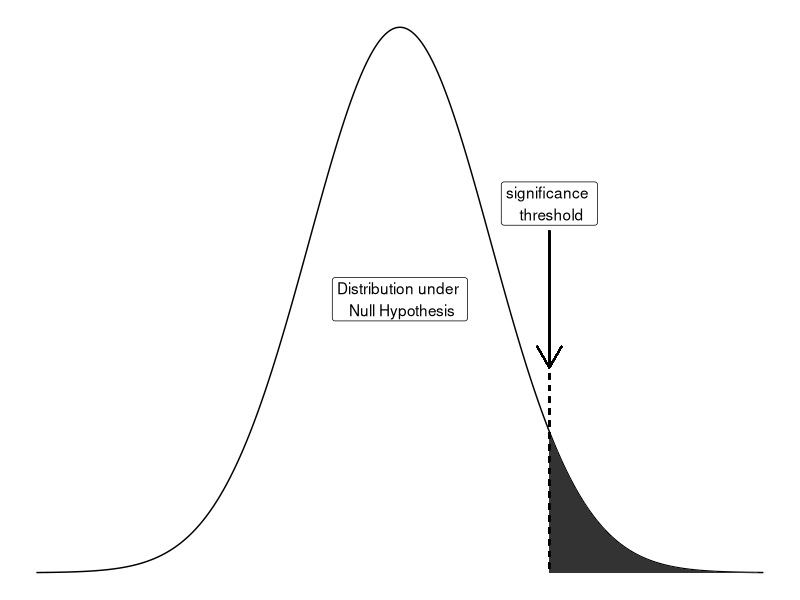
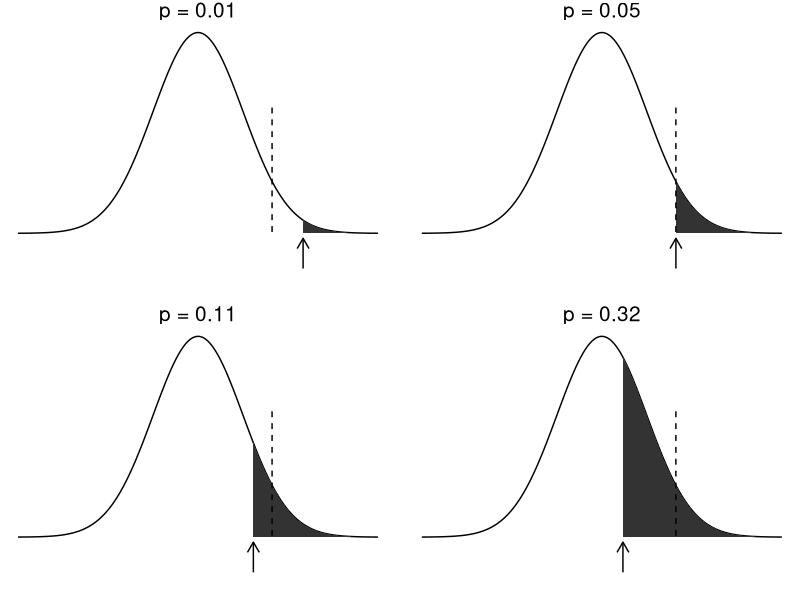
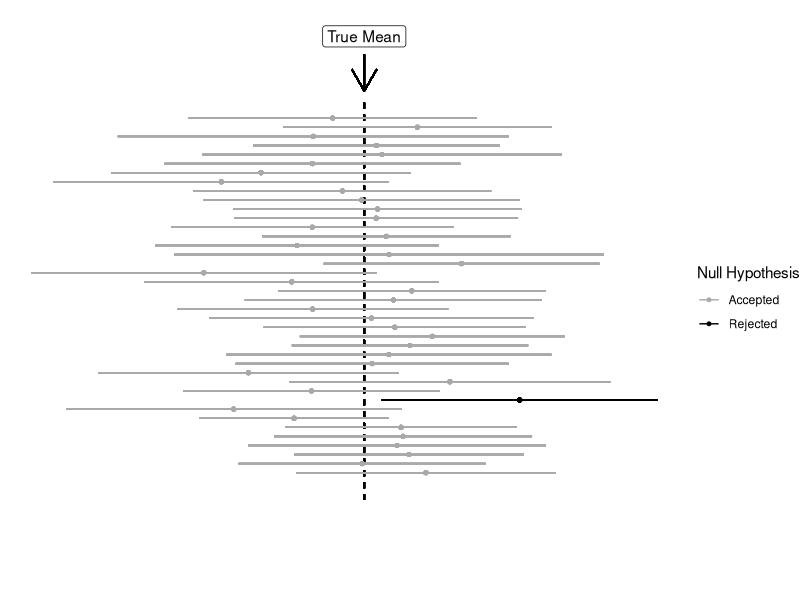

These figures' R source, in order:
## ---- chunk 1
library(ggplot2)
xseq = seq(from = -4, to = 4, length.out = 1000)
dens  = dnorm(xseq)
dat = data.frame(x = xseq,  dens = dens)
q95 = qnorm(0.95)
dat$significant = dat$x > q95
p = ggplot(dat, aes(x = x, y = dens)) +
  geom_line() +
  geom_area(data = dat[dat$significant,]) +
  scale_x_continuous("Value of Random Variable") +
  scale_y_continuous("Density") +
  geom_segment(x = q95, xend = q95, y = 0.25, yend = 0.15, arrow = arrow()) +
  geom_segment(x = q95, xend = q95, y = 0.25, yend = 0, lty = 2) +
  annotate(label = "significance \n threshold", x = q95, y = 0.27, geom = "label") +
  annotate(label = "Distribution under \n Null Hypothesis", x = 0, y = 0.2, geom = "label") +
  theme_void()
p
## ---- chunk 2
library(ggplot2)
library(dplyr)
library(tidyr)
xseq = seq(from = -4, to = 4, length.out = 1000)
dens  = dnorm(xseq)
dat = data.frame(x = xseq,  dens = dens)
dat$p1 = dat$x > qnorm(0.95)
dat$p2 = dat$x > qnorm(0.89)
dat$p3 = dat$x > qnorm(0.68)
dat$p4 = dat$x > qnorm(0.99)
dat = dat %>% pivot_longer(cols = c(p1, p2, p3, p4))
relabel = c(p1 = "p = 0.05", p2 = "p = 0.11", p3 = "p = 0.32", p4 = "p = 0.01")
dat$name = relabel[dat$name]
dat2  = dat %>% group_by(name) %>% summarize(xmin = min(x[value])) 

p = ggplot(dat, aes(x = x, y = dens)) +
  geom_line() +
  geom_area(data = dat[dat$value,]) +
  scale_x_continuous("Value of Random Variable") +
  scale_y_continuous("Density", limit = c(-0.1, NA)) +
  geom_segment(data = dat2, aes(x = xmin, xend = xmin), y = -0.07, yend = -0.01, arrow = arrow(length = unit("0.3", "cm"))) +
  annotate(x = q95, xend = q95, y = 0.25, yend = 0, lty = 2, geom = "segment") +
  facet_wrap("name") +
#  annotate(label = "Distribution under \n Null Hypothesis", x = 0, y = 0.2, geom = "label") +
  theme_void() +
  theme(strip.text.x = element_text(size = 15))
p

## ---- chunk 3
library(ggplot2)
library(data.table)
nrep = 40
n = 20
alpha = 0.05
set.seed(1)

dat = lapply(1:nrep, function(nrep){
x = rnorm(n)
mm = mean(x)
lupper = qnorm(1 - alpha/2)
llower = qnorm(alpha/2)
data.frame(nrep = nrep,
           x    = x,
           mean = mm,
           lower = mm + llower * sd(x)/sqrt(n),
           upper = mm + lupper * sd(x)/sqrt(n)
           )
})

dat = data.table::rbindlist(dat)
dat$outside = ifelse((dat$upper < 0) | (dat$lower > 0),
                     "Rejected",
                     "Accepted")
ggplot(dat) +
  geom_segment(x = 0, xend = 0, y = -2, yend = nrep + 2, lty = 2) +
  geom_segment(x = 0, xend = 0, y = nrep + 7, yend = nrep + 3, arrow = arrow()) +
  annotate(x = 0, y = nrep + 9, label = "True Mean", geom = "label") +
  geom_segment(aes(x = lower, xend = upper, y = nrep, yend = nrep, color = outside)) +
  geom_point(aes(x = mean, y = nrep, color = outside), size = 1) +
  theme_void() +
  scale_y_continuous(limits = c(-10, nrep + 10)) +
  scale_color_manual("Null Hypothesis", values = c("darkgrey", "black"))

